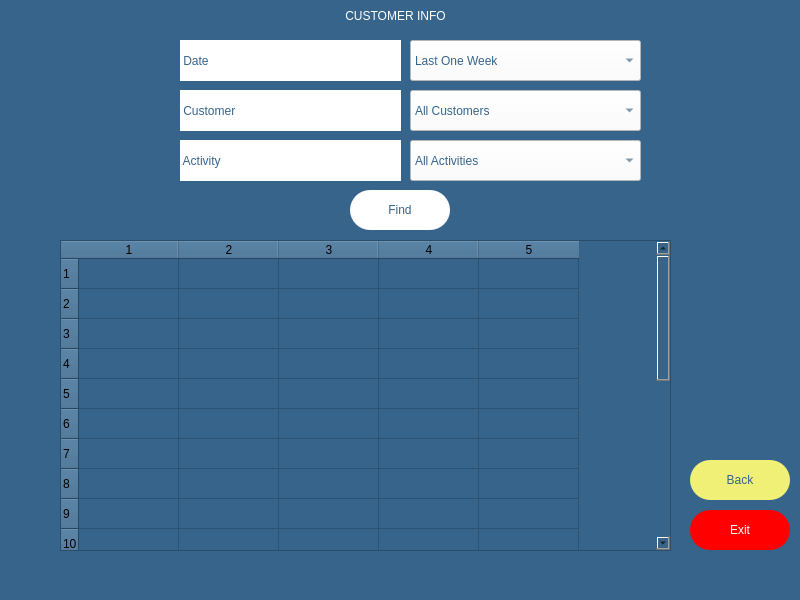
<?xml version="1.0" encoding="UTF-8"?>
<ui version="4.0">
 <class>MainWindow</class>
 <widget class="QMainWindow" name="MainWindow">
  <property name="geometry">
   <rect>
    <x>0</x>
    <y>0</y>
    <width>800</width>
    <height>600</height>
   </rect>
  </property>
  <property name="windowTitle">
   <string>MainWindow</string>
  </property>
  <property name="styleSheet">
   <string notr="true">background-color: rgb(54, 100, 139);</string>
  </property>
  <widget class="QWidget" name="centralwidget">
   <widget class="QLabel" name="la_start_date">
    <property name="geometry">
     <rect>
      <x>180</x>
      <y>40</y>
      <width>221</width>
      <height>41</height>
     </rect>
    </property>
    <property name="styleSheet">
     <string notr="true">color: rgb(54, 100, 139);
background-color: rgb(255, 255, 255);
font: 63 14pt &quot;Montserrat SemiBold&quot;;</string>
    </property>
    <property name="text">
     <string> Date</string>
    </property>
   </widget>
   <widget class="QTableWidget" name="tableWidget">
    <property name="geometry">
     <rect>
      <x>60</x>
      <y>240</y>
      <width>611</width>
      <height>311</height>
     </rect>
    </property>
    <property name="rowCount">
     <number>20</number>
    </property>
    <property name="columnCount">
     <number>5</number>
    </property>
    <attribute name="horizontalHeaderCascadingSectionResizes">
     <bool>false</bool>
    </attribute>
    <row/>
    <row/>
    <row/>
    <row/>
    <row/>
    <row/>
    <row/>
    <row/>
    <row/>
    <row/>
    <row/>
    <row/>
    <row/>
    <row/>
    <row/>
    <row/>
    <row/>
    <row/>
    <row/>
    <row/>
    <column/>
    <column/>
    <column/>
    <column/>
    <column/>
   </widget>
   <widget class="QComboBox" name="c_date">
    <property name="geometry">
     <rect>
      <x>410</x>
      <y>40</y>
      <width>231</width>
      <height>41</height>
     </rect>
    </property>
    <property name="styleSheet">
     <string notr="true">color: rgb(54, 100, 139);
background-color: rgb(255, 255, 255);
font: 63 14pt &quot;Montserrat SemiBold&quot;;</string>
    </property>
    <item>
     <property name="text">
      <string>Last One Week</string>
     </property>
    </item>
    <item>
     <property name="text">
      <string>Last One Month</string>
     </property>
    </item>
    <item>
     <property name="text">
      <string>Last Three Months</string>
     </property>
    </item>
    <item>
     <property name="text">
      <string>Last Six Months</string>
     </property>
    </item>
   </widget>
   <widget class="QPushButton" name="B_exit">
    <property name="geometry">
     <rect>
      <x>690</x>
      <y>510</y>
      <width>100</width>
      <height>40</height>
     </rect>
    </property>
    <property name="styleSheet">
     <string notr="true">background-color: rgb(255, 0, 0);
font: 63 14pt &quot;Montserrat SemiBold&quot;;
border-radius: 20;
color: rgb(255, 255, 255);
</string>
    </property>
    <property name="text">
     <string>Exit</string>
    </property>
    <property name="checkable">
     <bool>false</bool>
    </property>
   </widget>
   <widget class="QLabel" name="la_finish_date">
    <property name="geometry">
     <rect>
      <x>180</x>
      <y>90</y>
      <width>221</width>
      <height>41</height>
     </rect>
    </property>
    <property name="styleSheet">
     <string notr="true">color: rgb(54, 100, 139);
background-color: rgb(255, 255, 255);
font: 63 14pt &quot;Montserrat SemiBold&quot;;</string>
    </property>
    <property name="text">
     <string> Customer</string>
    </property>
   </widget>
   <widget class="QLabel" name="la_title">
    <property name="geometry">
     <rect>
      <x>90</x>
      <y>0</y>
      <width>611</width>
      <height>31</height>
     </rect>
    </property>
    <property name="styleSheet">
     <string notr="true">color: rgb(255, 255, 255);
font: 63 18pt &quot;Montserrat SemiBold&quot;;</string>
    </property>
    <property name="text">
     <string>CUSTOMER INFO</string>
    </property>
    <property name="alignment">
     <set>Qt::AlignCenter</set>
    </property>
   </widget>
   <widget class="QLabel" name="la_customer">
    <property name="geometry">
     <rect>
      <x>180</x>
      <y>140</y>
      <width>221</width>
      <height>41</height>
     </rect>
    </property>
    <property name="styleSheet">
     <string notr="true">color: rgb(54, 100, 139);
background-color: rgb(255, 255, 255);
font: 63 14pt &quot;Montserrat SemiBold&quot;;</string>
    </property>
    <property name="text">
     <string> Activity</string>
    </property>
   </widget>
   <widget class="QPushButton" name="B_back">
    <property name="geometry">
     <rect>
      <x>690</x>
      <y>460</y>
      <width>100</width>
      <height>40</height>
     </rect>
    </property>
    <property name="styleSheet">
     <string notr="true">background-color: rgb(240, 240, 119);
color: rgb(54, 100, 139);
font: 63 14pt &quot;Montserrat SemiBold&quot;;
border-radius: 20;
</string>
    </property>
    <property name="text">
     <string>Back</string>
    </property>
    <property name="checkable">
     <bool>false</bool>
    </property>
   </widget>
   <widget class="QPushButton" name="B_find">
    <property name="geometry">
     <rect>
      <x>350</x>
      <y>190</y>
      <width>100</width>
      <height>40</height>
     </rect>
    </property>
    <property name="styleSheet">
     <string notr="true">color: rgb(54, 100, 139);
background-color: rgb(255, 255, 255);
font: 63 14pt &quot;Montserrat SemiBold&quot;;
border-radius: 20 </string>
    </property>
    <property name="text">
     <string>Find</string>
    </property>
    <property name="checkable">
     <bool>false</bool>
    </property>
   </widget>
   <widget class="QComboBox" name="c_activity">
    <property name="geometry">
     <rect>
      <x>410</x>
      <y>140</y>
      <width>231</width>
      <height>41</height>
     </rect>
    </property>
    <property name="styleSheet">
     <string notr="true">color: rgb(54, 100, 139);
background-color: rgb(255, 255, 255);
font: 63 14pt &quot;Montserrat SemiBold&quot;;</string>
    </property>
    <item>
     <property name="text">
      <string>All Activities</string>
     </property>
    </item>
    <item>
     <property name="text">
      <string>Logins</string>
     </property>
    </item>
    <item>
     <property name="text">
      <string>Logouts</string>
     </property>
    </item>
    <item>
     <property name="text">
      <string>Internal Money Transfer</string>
     </property>
    </item>
    <item>
     <property name="text">
      <string>External Money Transfer</string>
     </property>
    </item>
    <item>
     <property name="text">
      <string>Withdraw Money</string>
     </property>
    </item>
    <item>
     <property name="text">
      <string>Deposit Money</string>
     </property>
    </item>
   </widget>
   <widget class="QComboBox" name="c_date_2">
    <property name="geometry">
     <rect>
      <x>410</x>
      <y>90</y>
      <width>231</width>
      <height>41</height>
     </rect>
    </property>
    <property name="styleSheet">
     <string notr="true">color: rgb(54, 100, 139);
background-color: rgb(255, 255, 255);
font: 63 14pt &quot;Montserrat SemiBold&quot;;</string>
    </property>
    <item>
     <property name="text">
      <string>All Customers</string>
     </property>
    </item>
   </widget>
  </widget>
  <widget class="QMenuBar" name="menubar">
   <property name="geometry">
    <rect>
     <x>0</x>
     <y>0</y>
     <width>800</width>
     <height>26</height>
    </rect>
   </property>
  </widget>
  <widget class="QStatusBar" name="statusbar"/>
 </widget>
 <resources/>
 <connections/>
</ui>
